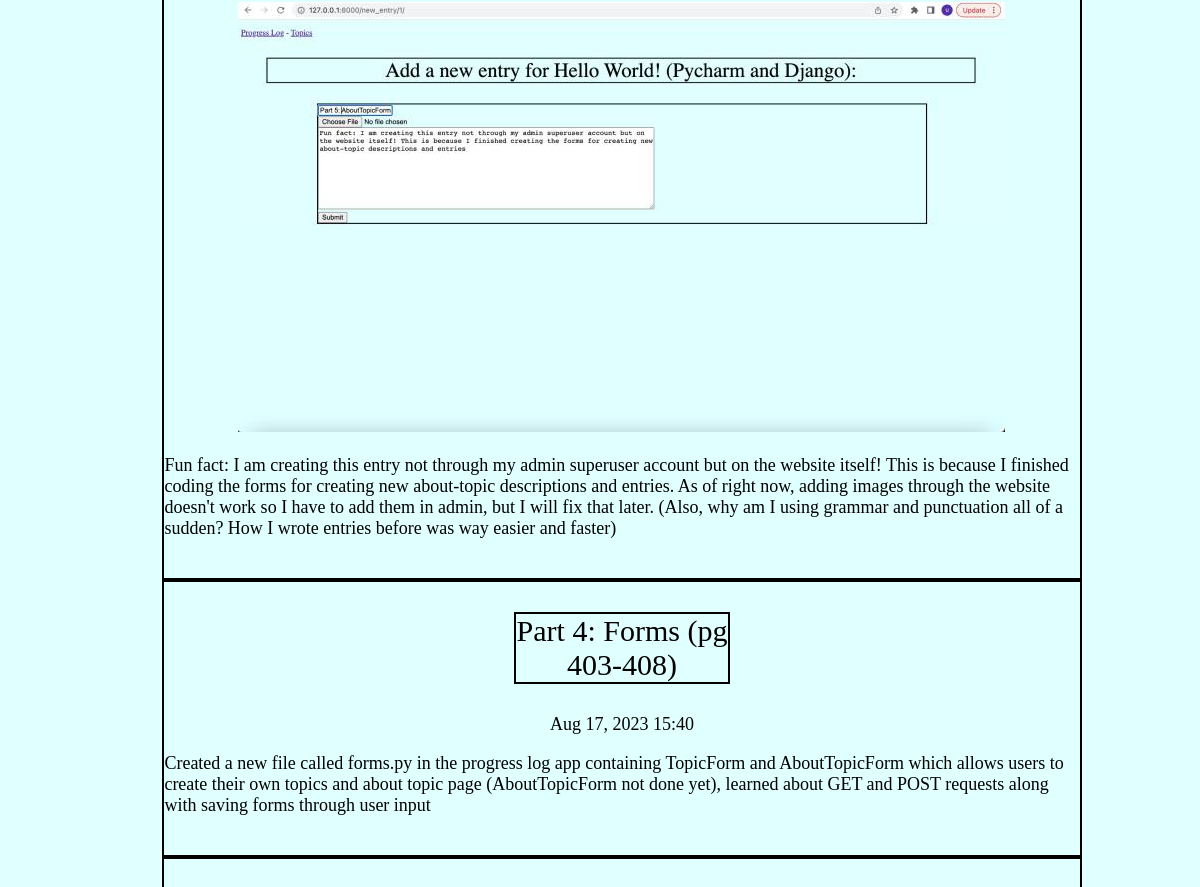
Page /topics/1/ (middle part) on the earlier database version.
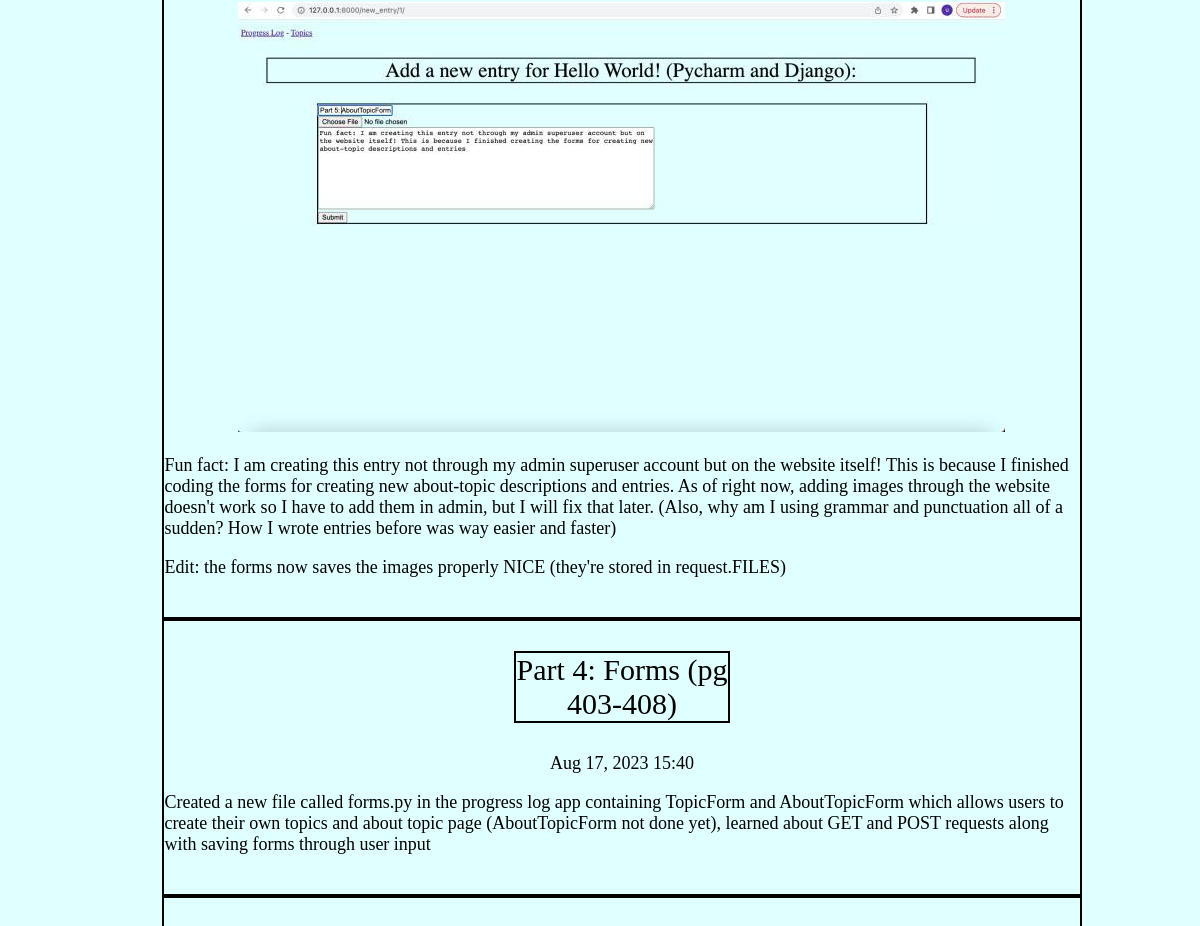
Same page on the later database version.
### progress_log/models.py (models this page shows, shortened)
class Entry(models.Model):
    topic = models.ForeignKey(Topic, on_delete=models.CASCADE)
    title = models.CharField(max_length=200, default=Topic.__name__)    # My own personal addition while doing python book's tutorial :)
    image = models.ImageField(null=True, blank=True, upload_to='images/')
    text = models.TextField()
    date_added = models.DateTimeField(auto_now_add=True)
    class Meta:
        verbose_name_plural = 'entries'

### progress_log/views.py (the view)
# urls.py: path('topics/<int:topic_id>/', views.topic, name='topic'),
def topic(request, topic_id):
    topic = Topic.objects.get(id=topic_id)
    entries = topic.entry_set.order_by('-date_added')   # Minus sign for reverse order (most recent shows up first)
    context = {'topic': topic, 'entries': entries}
    return render(request, 'progress_log/topic.html', context)

### progress_log/templates/progress_log/topic.html (shortened to what this page needs)
<!DOCTYPE html>
{% extends 'progress_log/base.html' %}
  {% block content %}
  <ul>
    {% for entry in entries %}
      <div class="body_text">
        <p class="section_title">{{entry.title}}</p>
        <p style="text-align:center">{{entry.date_added|date:'M d, Y H:i'}}</p>
        {% if entry.image.url is not null %}
          <p style="text-align:center;"><img src="{{entry.image.url}}"></p>
        {% endif %}
        <p>{{entry.text|linebreaks}}</p>
        <br>
      </div>
      {% empty %}
        <li>There are no entries for this topic yet</li>
    {% endfor %}
  </ul>
  {% endblock content %}

Differences in the rows shown:
changed Entry: text "…way easier and faster)" → "…way easier and faster) Edit: the forms now saves the images properly NICE (they're stored in request.FILES)"
